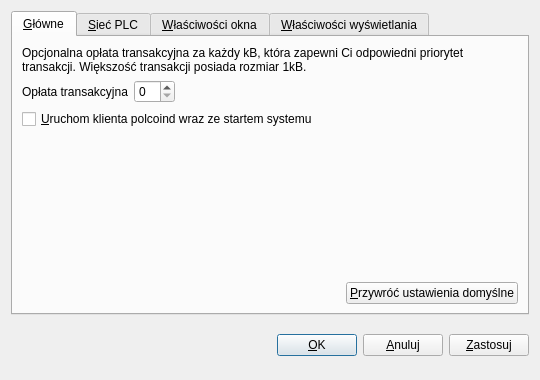
<?xml version="1.0" encoding="UTF-8"?>
<ui version="4.0">
 <class>OptionsDialog</class>
 <widget class="QDialog" name="OptionsDialog">
  <property name="geometry">
   <rect>
    <x>0</x>
    <y>0</y>
    <width>540</width>
    <height>380</height>
   </rect>
  </property>
  <property name="windowTitle">
   <string>Options</string>
  </property>
  <property name="modal">
   <bool>true</bool>
  </property>
  <layout class="QVBoxLayout" name="verticalLayout">
   <item>
    <widget class="QTabWidget" name="tabWidget">
     <property name="tabPosition">
      <enum>QTabWidget::North</enum>
     </property>
     <property name="currentIndex">
      <number>0</number>
     </property>
     <widget class="QWidget" name="tabMain">
      <attribute name="title">
       <string>&amp;Główne</string>
      </attribute>
      <layout class="QVBoxLayout" name="verticalLayout_Main">
       <item>
        <widget class="QLabel" name="transactionFeeInfoLabel">
         <property name="text">
          <string>Opcjonalna opłata transakcyjna za każdy kB, która zapewni Ci odpowiedni priorytet transakcji. Większość transakcji posiada rozmiar 1kB.</string>
         </property>
         <property name="textFormat">
          <enum>Qt::PlainText</enum>
         </property>
         <property name="wordWrap">
          <bool>true</bool>
         </property>
        </widget>
       </item>
       <item>
        <layout class="QHBoxLayout" name="horizontalLayout_1_Main">
         <item>
          <widget class="QLabel" name="transactionFeeLabel">
           <property name="text">
            <string>Opłata transakcyjna</string>
           </property>
           <property name="textFormat">
            <enum>Qt::PlainText</enum>
           </property>
           <property name="buddy">
            <cstring>transactionFee</cstring>
           </property>
          </widget>
         </item>
         <item>
          <widget class="BitcoinAmountField" name="transactionFee"/>
         </item>
         <item>
          <spacer name="horizontalSpacer_1_Main">
           <property name="orientation">
            <enum>Qt::Horizontal</enum>
           </property>
           <property name="sizeHint" stdset="0">
            <size>
             <width>40</width>
             <height>20</height>
            </size>
           </property>
          </spacer>
         </item>
        </layout>
       </item>
       <item>
        <widget class="QCheckBox" name="bitcoinAtStartup">
         <property name="toolTip">
          <string>Automatically start Bitcoin after logging in to the system.</string>
         </property>
         <property name="text">
          <string>&amp;Uruchom klienta polcoind wraz ze startem systemu</string>
         </property>
        </widget>
       </item>
       <item>
        <spacer name="verticalSpacer_Main">
         <property name="orientation">
          <enum>Qt::Vertical</enum>
         </property>
         <property name="sizeHint" stdset="0">
          <size>
           <width>20</width>
           <height>40</height>
          </size>
         </property>
        </spacer>
       </item>
       <item>
        <layout class="QHBoxLayout" name="horizontalLayout_2_Main">
         <item>
          <spacer name="horizontalSpacer_2_Main">
           <property name="orientation">
            <enum>Qt::Horizontal</enum>
           </property>
           <property name="sizeHint" stdset="0">
            <size>
             <width>40</width>
             <height>20</height>
            </size>
           </property>
          </spacer>
         </item>
         <item>
          <widget class="QPushButton" name="resetButton">
           <property name="toolTip">
            <string>Reset all client options to default.</string>
           </property>
           <property name="text">
            <string>&amp;Przywróć ustawienia domyślne</string>
           </property>
           <property name="autoDefault">
            <bool>false</bool>
           </property>
          </widget>
         </item>
        </layout>
       </item>
      </layout>
     </widget>
     <widget class="QWidget" name="tabNetwork">
      <attribute name="title">
       <string>&amp;Sieć PLC</string>
      </attribute>
      <layout class="QVBoxLayout" name="verticalLayout_Network">
       <item>
        <widget class="QCheckBox" name="mapPortUpnp">
         <property name="toolTip">
          <string>Automatically open the Bitcoin client port on the router. This only works when your router supports UPnP and it is enabled.</string>
         </property>
         <property name="text">
          <string>Mapuj porty z wykorzystaniem &amp;UPnP</string>
         </property>
        </widget>
       </item>
       <item>
        <widget class="QCheckBox" name="connectSocks">
         <property name="toolTip">
          <string>Connect to the Bitcoin network through a SOCKS proxy (e.g. when connecting through Tor).</string>
         </property>
         <property name="text">
          <string>&amp;Połącz przez proxy SOCKS</string>
         </property>
        </widget>
       </item>
       <item>
        <layout class="QHBoxLayout" name="horizontalLayout_Network">
         <item>
          <widget class="QLabel" name="proxyIpLabel">
           <property name="text">
            <string>Proxy &amp;IP:</string>
           </property>
           <property name="textFormat">
            <enum>Qt::PlainText</enum>
           </property>
           <property name="buddy">
            <cstring>proxyIp</cstring>
           </property>
          </widget>
         </item>
         <item>
          <widget class="QValidatedLineEdit" name="proxyIp">
           <property name="maximumSize">
            <size>
             <width>140</width>
             <height>16777215</height>
            </size>
           </property>
           <property name="toolTip">
            <string>IP address of the proxy (e.g. 127.0.0.1)</string>
           </property>
          </widget>
         </item>
         <item>
          <widget class="QLabel" name="proxyPortLabel">
           <property name="text">
            <string>&amp;Port:</string>
           </property>
           <property name="textFormat">
            <enum>Qt::PlainText</enum>
           </property>
           <property name="buddy">
            <cstring>proxyPort</cstring>
           </property>
          </widget>
         </item>
         <item>
          <widget class="QLineEdit" name="proxyPort">
           <property name="maximumSize">
            <size>
             <width>55</width>
             <height>16777215</height>
            </size>
           </property>
           <property name="toolTip">
            <string>Port of the proxy (e.g. 9050)</string>
           </property>
          </widget>
         </item>
         <item>
          <widget class="QLabel" name="socksVersionLabel">
           <property name="text">
            <string>Wersja SOCKS</string>
           </property>
           <property name="textFormat">
            <enum>Qt::PlainText</enum>
           </property>
           <property name="buddy">
            <cstring>socksVersion</cstring>
           </property>
          </widget>
         </item>
         <item>
          <widget class="QValueComboBox" name="socksVersion">
           <property name="toolTip">
            <string>SOCKS version of the proxy (e.g. 5)</string>
           </property>
          </widget>
         </item>
         <item>
          <spacer name="horizontalSpacer_Network">
           <property name="orientation">
            <enum>Qt::Horizontal</enum>
           </property>
           <property name="sizeHint" stdset="0">
            <size>
             <width>40</width>
             <height>20</height>
            </size>
           </property>
          </spacer>
         </item>
        </layout>
       </item>
       <item>
        <spacer name="verticalSpacer_Network">
         <property name="orientation">
          <enum>Qt::Vertical</enum>
         </property>
         <property name="sizeHint" stdset="0">
          <size>
           <width>20</width>
           <height>40</height>
          </size>
         </property>
        </spacer>
       </item>
      </layout>
     </widget>
     <widget class="QWidget" name="tabWindow">
      <attribute name="title">
       <string>&amp;Właściwości okna</string>
      </attribute>
      <layout class="QVBoxLayout" name="verticalLayout_Window">
       <item>
        <widget class="QCheckBox" name="minimizeToTray">
         <property name="toolTip">
          <string>Show only a tray icon after minimizing the window.</string>
         </property>
         <property name="text">
          <string>&amp;Zminimalizuj do tacki systemowej</string>
         </property>
        </widget>
       </item>
       <item>
        <widget class="QCheckBox" name="minimizeOnClose">
         <property name="toolTip">
          <string>Minimize instead of exit the application when the window is closed. When this option is enabled, the application will be closed only after selecting Quit in the menu.</string>
         </property>
         <property name="text">
          <string>&amp;Zminimalizuj przy zamykaniu</string>
         </property>
        </widget>
       </item>
       <item>
        <spacer name="verticalSpacer_Window">
         <property name="orientation">
          <enum>Qt::Vertical</enum>
         </property>
         <property name="sizeHint" stdset="0">
          <size>
           <width>20</width>
           <height>40</height>
          </size>
         </property>
        </spacer>
       </item>
      </layout>
     </widget>
     <widget class="QWidget" name="tabDisplay">
      <attribute name="title">
       <string>&amp;Właściwości wyświetlania</string>
      </attribute>
      <layout class="QVBoxLayout" name="verticalLayout_Display">
       <item>
        <layout class="QHBoxLayout" name="horizontalLayout_1_Display">
         <item>
          <widget class="QLabel" name="langLabel">
           <property name="text">
            <string>Domyślny język interfejsu</string>
           </property>
           <property name="textFormat">
            <enum>Qt::PlainText</enum>
           </property>
           <property name="buddy">
            <cstring>lang</cstring>
           </property>
          </widget>
         </item>
         <item>
          <widget class="QValueComboBox" name="lang">
           <property name="toolTip">
            <string>The user interface language can be set here. This setting will take effect after restarting Bitcoin.</string>
           </property>
          </widget>
         </item>
        </layout>
       </item>
       <item>
        <layout class="QHBoxLayout" name="horizontalLayout_2_Display">
         <item>
          <widget class="QLabel" name="unitLabel">
           <property name="text">
            <string>&amp;Jednostki wyświetlania</string>
           </property>
           <property name="textFormat">
            <enum>Qt::PlainText</enum>
           </property>
           <property name="buddy">
            <cstring>unit</cstring>
           </property>
          </widget>
         </item>
         <item>
          <widget class="QValueComboBox" name="unit">
           <property name="toolTip">
            <string>Choose the default subdivision unit to show in the interface and when sending coins.</string>
           </property>
          </widget>
         </item>
        </layout>
       </item>
       <item>
        <widget class="QCheckBox" name="displayAddresses">
         <property name="toolTip">
          <string>Whether to show Bitcoin addresses in the transaction list or not.</string>
         </property>
         <property name="text">
          <string>&amp;Pokazuj adresy na liście transakcji</string>
         </property>
        </widget>
       </item>
       <item>
        <spacer name="verticalSpacer_Display">
         <property name="orientation">
          <enum>Qt::Vertical</enum>
         </property>
         <property name="sizeHint" stdset="0">
          <size>
           <width>20</width>
           <height>40</height>
          </size>
         </property>
        </spacer>
       </item>
      </layout>
     </widget>
    </widget>
   </item>
   <item>
    <layout class="QHBoxLayout" name="horizontalLayout_Buttons">
     <item>
      <spacer name="horizontalSpacer_1">
       <property name="orientation">
        <enum>Qt::Horizontal</enum>
       </property>
       <property name="sizeHint" stdset="0">
        <size>
         <width>40</width>
         <height>48</height>
        </size>
       </property>
      </spacer>
     </item>
     <item>
      <widget class="QLabel" name="statusLabel">
       <property name="font">
        <font>
         <weight>75</weight>
         <bold>true</bold>
        </font>
       </property>
       <property name="text">
        <string/>
       </property>
       <property name="textFormat">
        <enum>Qt::PlainText</enum>
       </property>
       <property name="wordWrap">
        <bool>true</bool>
       </property>
      </widget>
     </item>
     <item>
      <spacer name="horizontalSpacer_2">
       <property name="orientation">
        <enum>Qt::Horizontal</enum>
       </property>
       <property name="sizeHint" stdset="0">
        <size>
         <width>40</width>
         <height>48</height>
        </size>
       </property>
      </spacer>
     </item>
     <item>
      <widget class="QPushButton" name="okButton">
       <property name="text">
        <string>&amp;OK</string>
       </property>
      </widget>
     </item>
     <item>
      <widget class="QPushButton" name="cancelButton">
       <property name="text">
        <string>&amp;Anuluj</string>
       </property>
       <property name="autoDefault">
        <bool>false</bool>
       </property>
      </widget>
     </item>
     <item>
      <widget class="QPushButton" name="applyButton">
       <property name="text">
        <string>&amp;Zastosuj</string>
       </property>
       <property name="autoDefault">
        <bool>false</bool>
       </property>
      </widget>
     </item>
    </layout>
   </item>
  </layout>
 </widget>
 <customwidgets>
  <customwidget>
   <class>BitcoinAmountField</class>
   <extends>QSpinBox</extends>
   <header>bitcoinamountfield.h</header>
   <container>1</container>
  </customwidget>
  <customwidget>
   <class>QValueComboBox</class>
   <extends>QComboBox</extends>
   <header>qvaluecombobox.h</header>
  </customwidget>
  <customwidget>
   <class>QValidatedLineEdit</class>
   <extends>QLineEdit</extends>
   <header>qvalidatedlineedit.h</header>
  </customwidget>
 </customwidgets>
 <resources/>
 <connections/>
</ui>
